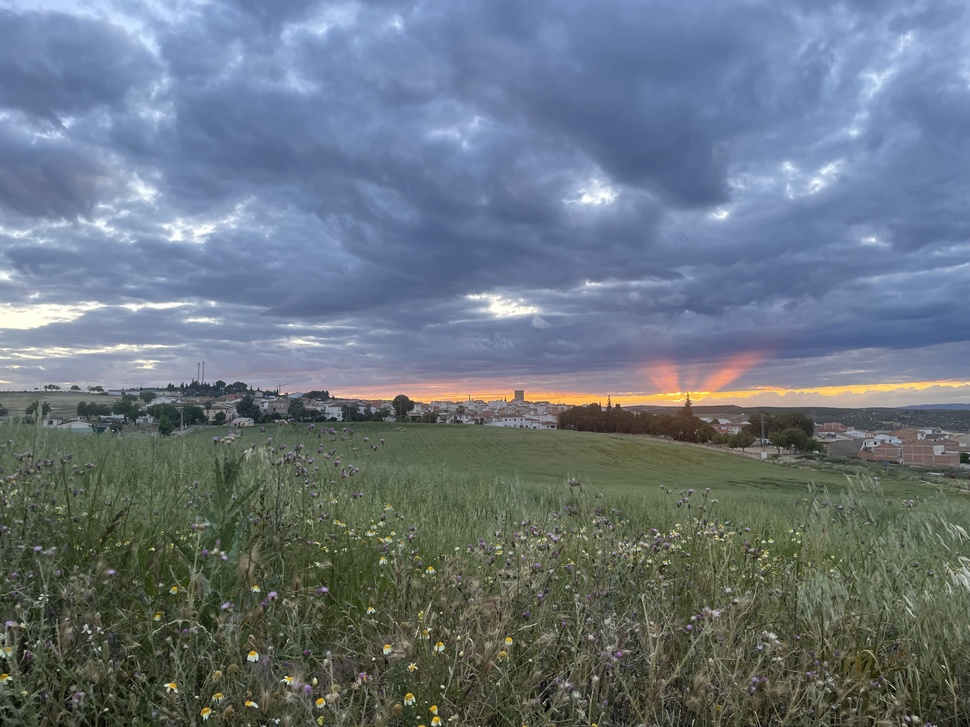
#> input picture ejercicioscapitulo7/imagen.jpg, 970 x 727 px, shrunk from 4032 x 3024 before the run
$ python rotar.py
#> lines starting #> are read from the running program, lines starting #| are printed output that depends on the picture
#rotar.py
import cv2
import matplotlib.pyplot as plt

# Leer la imagen
img = cv2.imread('imagen.jpg')
#> img is the input picture: shape (727, 970, 3); mean B, G, R 127.4, 117, 105.8
# Obtener las dimensiones de la imagen
(h, w) = img.shape[:2]
#> h = 727; w = 970

# Calcular el centro de la imagen
center = (w // 2, h // 2)
#> center = (485, 363)

# Generar la matriz de rotación
M = cv2.getRotationMatrix2D(center, 90, 1.0)
# Realizar la rotación
rotated_img = cv2.warpAffine(img, M, (w, h))
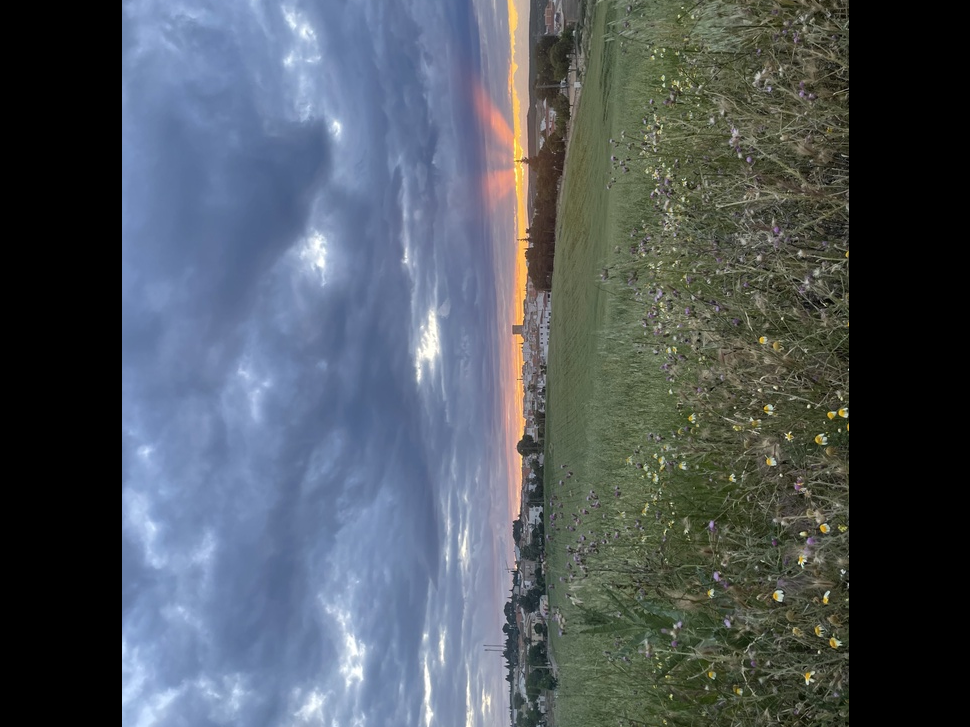
#> rotated_img: shape (727, 970, 3); mean B, G, R 94.3, 86.7, 78.6
# Mostrar la imagen rotada
plt.imshow(cv2.cvtColor(rotated_img, cv2.COLOR_BGR2RGB))
plt.axis('off')
plt.show()
